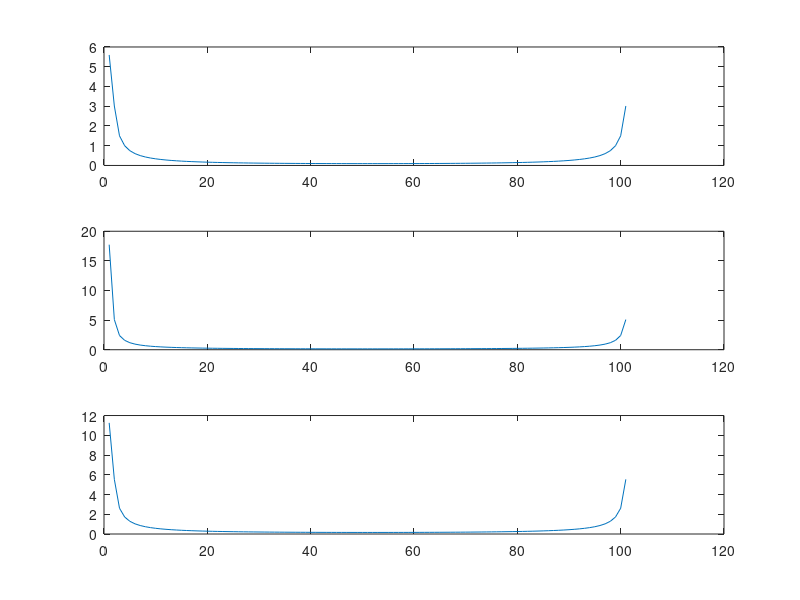

This figure's MATLAB source:
clc;
close all;
clear all;
fs=10;
n=0:1/fs:10;
N=50;
a0=0.42;a2=0.08;a1=0.5;
h_lp_ideal=sin(2*pi*fs*(n-(N/2))/(pi*(n-N/2)));
w_ham=0.54-0.46*cos(2*pi*n/N);
w_han=0.5*(1-cos(2*pi*n/N));
w_black=a0-a1*cos(2*pi*n/N)+a2*cos(4*pi*n/N);
y1=h_lp_ideal.*w_black;
y2=h_lp_ideal.*w_ham;
y3=h_lp_ideal.*w_han;
Y1=fft(y1);Y2=fft(y2);Y3=fft(y3);
figure;
subplot(3,1,1);
plot(abs(Y1));
subplot(3,1,2);
plot(abs(Y2));
subplot(3,1,3);
plot(abs(Y3));
